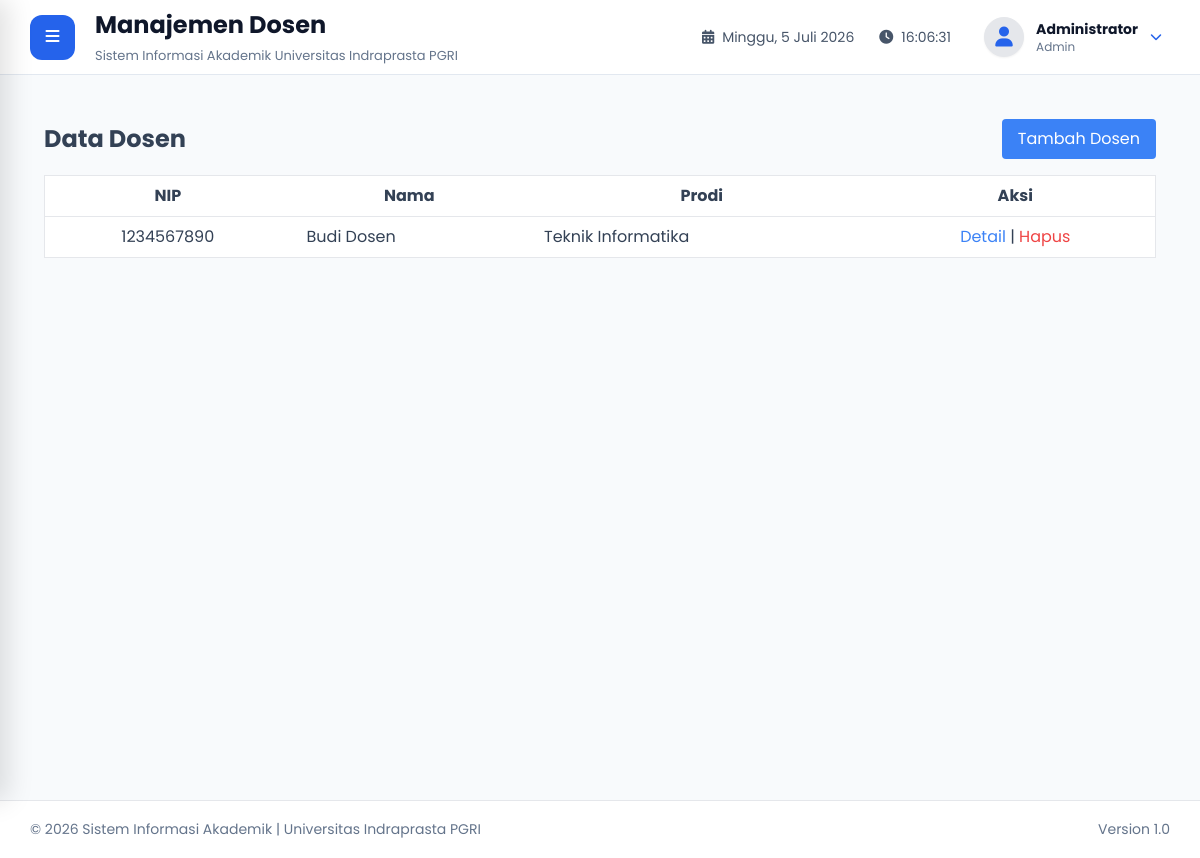
The page /admin/dosen/index.php (signed in) on the database its author committed.
### tables this page shows
CREATE TABLE `dosen` (
  `id_dosen` CHAR(36) PRIMARY KEY,
  `id_user` CHAR(36) UNIQUE NOT NULL,
  `nip` VARCHAR(30) UNIQUE NOT NULL,
  `jk` ENUM('L','P'),
  `email` VARCHAR(100),
  `telepon` VARCHAR(20),
  `alamat` TEXT,
  `id_prodi` CHAR(36) NOT NULL,
  `agama` ENUM('Islam', 'Kristen', 'Katolik', 'Hindu', 'Buddha', 'Konghucu', 'Lainnya') NULL,
  `profil_lengkap` BOOLEAN DEFAULT 0,
  FOREIGN KEY (`id_user`) REFERENCES `users`(`id_user`) ON DELETE CASCADE,
  FOREIGN KEY (`id_prodi`) REFERENCES `prodi`(`id_prodi`) ON DELETE CASCADE
);

CREATE TABLE `users` (
  `id_user` CHAR(36) PRIMARY KEY,
  `username` VARCHAR(50) UNIQUE NOT NULL,
  `password_hash` VARCHAR(255) NOT NULL,
  `nama_lengkap` VARCHAR(100) NOT NULL,
  `foto` VARCHAR(255) DEFAULT 'default-user.png',
  `role` ENUM('admin','dosen','mahasiswa') NOT NULL,
  `status` ENUM('aktif','nonaktif') DEFAULT 'aktif',
  `last_login` DATETIME NULL,
  `created_at` TIMESTAMP DEFAULT CURRENT_TIMESTAMP
);

CREATE TABLE `prodi` (
  `id_prodi` CHAR(36) PRIMARY KEY,
  `kode_prodi` VARCHAR(10) UNIQUE NOT NULL,
  `nama_prodi` VARCHAR(100) NOT NULL
);

### admin/dosen/index.php (the view, shortened to what this page needs)
<?php
require_once "../../layout/header.php";
require_once "../../layout/sidebar.php";
require_once "../../layout/navbar.php";
$dosen = $pdo->query("
    SELECT d.*, u.nama_lengkap, p.nama_prodi
    FROM dosen d
    JOIN users u ON d.id_user = u.id_user
    JOIN prodi p ON d.id_prodi = p.id_prodi
    ORDER BY d.nip ASC
")->fetchAll();
?>
<div class="p-6">
    <div class="flex justify-between items-center mb-4">
        <h1 class="text-2xl font-bold">Data Dosen</h1>
        <a href="tambah.php" class="bg-blue-500 text-white px-4 py-2 rounded">Tambah Dosen</a>
    </div>
    <table class="min-w-full bg-white border">
        <thead>
            <tr>
                <th class="py-2 px-4 border-b">NIP</th>
                <th class="py-2 px-4 border-b">Nama</th>
                <th class="py-2 px-4 border-b">Prodi</th>
                <th class="py-2 px-4 border-b">Aksi</th>
            </tr>
        </thead>
        <tbody>
            <?php foreach($dosen as $d): ?>
            <tr>
                <td class="py-2 px-4 border-b text-center"><?= htmlspecialchars($d['nip']) ?></td>
                <td class="py-2 px-4 border-b"><?= htmlspecialchars($d['nama_lengkap']) ?></td>
                <td class="py-2 px-4 border-b"><?= htmlspecialchars($d['nama_prodi']) ?></td>
                <td class="py-2 px-4 border-b text-center">
                    <a href="detail.php?id=<?= $d['id_dosen'] ?>" class="text-blue-500">Detail</a> |
                    <a href="hapus.php?id=<?= $d['id_dosen'] ?>" class="text-red-500" onclick="return confirm('Yakin hapus dosen ini?')">Hapus</a>
                </td>
            </tr>
            <?php endforeach; ?>
        </tbody>
    </table>
</div>
<?php require_once "../../layout/footer.php"; ?>

### assets/css/style.css (style rules this page uses)
* { margin:0; padding:0; box-sizing:border-box; font-family:'Poppins',sans-serif; }
html { scroll-behavior:smooth; }
body { background:#f1f5f9; color:#334155; overflow-x:hidden; }
a { text-decoration:none; color:inherit; }
.text-center { text-align:center; }
.mb-4 { margin-bottom:40px; }
.rounded { border-radius:12px; }

### rows shown on the page
dosen: nip "1234567890", id_user.nama_lengkap "Budi Dosen", id_prodi.nama_prodi "Teknik Informatika"

### other values the page prints
$pageTitle "Manajemen Dosen"
$nama "Administrator"
$role "Admin"
NAMA_APLIKASI "Sistem Informasi Akademik"
NAMA_KAMPUS "Universitas Indraprasta PGRI"
VERSI "1.0"
